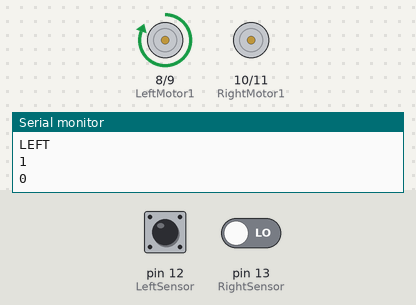
A sketch run on a simulated Arduino Uno, built with avr-gcc and run on an emulated ATmega328P. Shown: motor-driver pin pairs drawn as motors (green arrow = first pin HIGH = forward, orange = second pin HIGH = backward, longer = more drive), the last lines printed to the serial monitor. Inputs (shaded band) come from the test bench; at power-on: pin 13 (RightSensor) LOW, pin 12 (LeftSensor) HIGH.

Above: at 1.3 s.
1.4 s: pin 13 (RightSensor) driven HIGH
At 2.3 s:
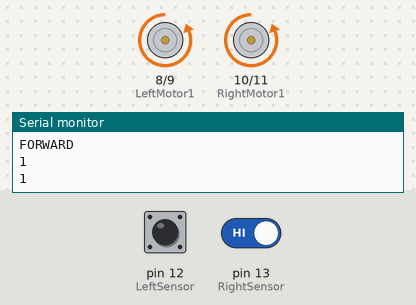
3.0 s: pin 12 (LeftSensor) driven LOW
At 3.4 s:
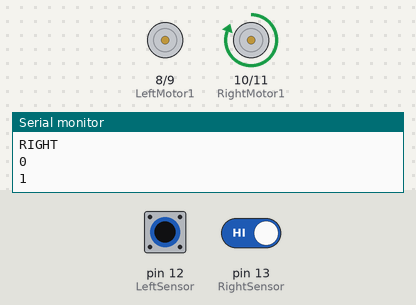
4.5 s: pin 12 (LeftSensor) driven HIGH
At 5.7 s:
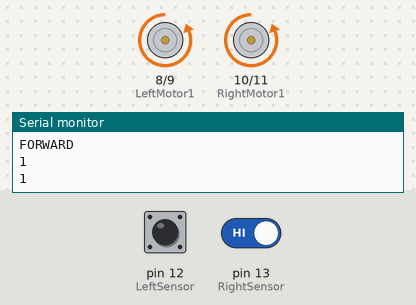
6.0 s: pin 13 (RightSensor) driven LOW
At 7.0 s:
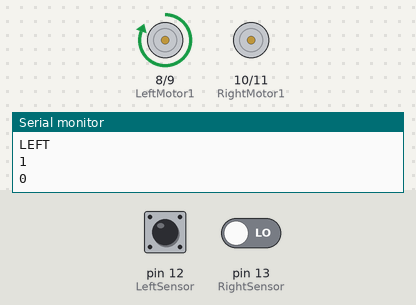
7.5 s: pin 12 (LeftSensor) pulsed LOW 5 times (0.12 s each, 0.3 s apart)
At 7.9 s:
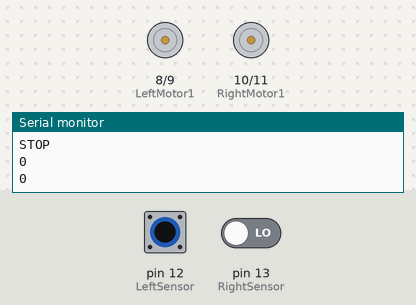
Timing chart, 0 to 10.5 s (numbered marks = the images above; inputs shaded):
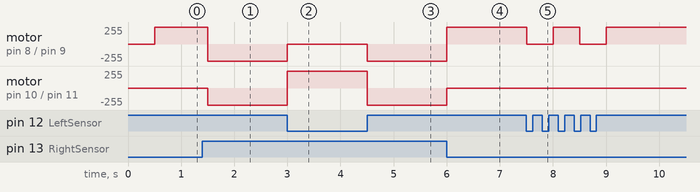

The sketch:

LineFollower.ino
```cpp
#define LeftSensor 12
#define RightSensor 13
#define LeftMotor1 8
#define LeftMotor2 9
#define RightMotor1 10
#define RightMotor2 11

void setup() {
  Serial.begin(9600);
  pinMode(LeftSensor, INPUT);
  pinMode(RightSensor, INPUT);

  pinMode(LeftMotor1, OUTPUT);
  pinMode(LeftMotor2, OUTPUT);
  pinMode(RightMotor1, OUTPUT);
  pinMode(RightMotor2, OUTPUT);
}

void loop() {
  Serial.println(digitalRead(LeftSensor));
  Serial.println(digitalRead(RightSensor));
  delay(500);
  if (!(digitalRead(LeftSensor)) && digitalRead(RightSensor))
  {
     digitalWrite(LeftMotor1, LOW);
     digitalWrite(LeftMotor2, LOW);
     digitalWrite(RightMotor1, HIGH);
     digitalWrite(RightMotor2, LOW);
     Serial.println("RIGHT");
  }
  if (!(digitalRead(RightSensor)) && digitalRead(LeftSensor))
  {
     digitalWrite(LeftMotor1, HIGH);
     digitalWrite(LeftMotor2, LOW);
     digitalWrite(RightMotor1, LOW);
     digitalWrite(RightMotor2, LOW);
     Serial.println("LEFT");
  }
  if (digitalRead(RightSensor) && digitalRead(LeftSensor))
  {
     digitalWrite(LeftMotor1, LOW);
     digitalWrite(LeftMotor2, HIGH);
     digitalWrite(RightMotor1, LOW);
     digitalWrite(RightMotor2, HIGH);
     Serial.println("FORWARD");
  }
  if (!(digitalRead(RightSensor)) && !(digitalRead(LeftSensor)))
  {
     digitalWrite(LeftMotor1, LOW);
     digitalWrite(LeftMotor2, LOW);
     digitalWrite(RightMotor1, LOW);
     digitalWrite(RightMotor2, LOW);
     Serial.println("STOP");
  }
}
```

Measured:
- after the input at 1.4 s, motor on pin 8 (LeftMotor1) / pin 9 (LeftMotor2): forward 255/255 → backward 255/255 after 0.10 s; motor on pin 10 (RightMotor1) / pin 11 (RightMotor2): stopped → backward 255/255 after 0.10 s
- after the input at 3.0 s, motor on pin 8 (LeftMotor1) / pin 9 (LeftMotor2): backward 255/255 → stopped at once; motor on pin 10 (RightMotor1) / pin 11 (RightMotor2): backward 255/255 → forward 255/255 at once
- after the input at 4.5 s, motor on pin 8 (LeftMotor1) / pin 9 (LeftMotor2): stopped → backward 255/255 at once; motor on pin 10 (RightMotor1) / pin 11 (RightMotor2): forward 255/255 → backward 255/255 at once
- after the input at 6.0 s, motor on pin 8 (LeftMotor1) / pin 9 (LeftMotor2): backward 255/255 → forward 255/255 at once; motor on pin 10 (RightMotor1) / pin 11 (RightMotor2): backward 255/255 → stopped at once
- after the input at 7.5 s, motor on pin 8 (LeftMotor1) / pin 9 (LeftMotor2): alternates forward 255/255 for 0.50 s and stopped for 0.50 s, 4 changes in all, then stays forward 255/255, starting at once
